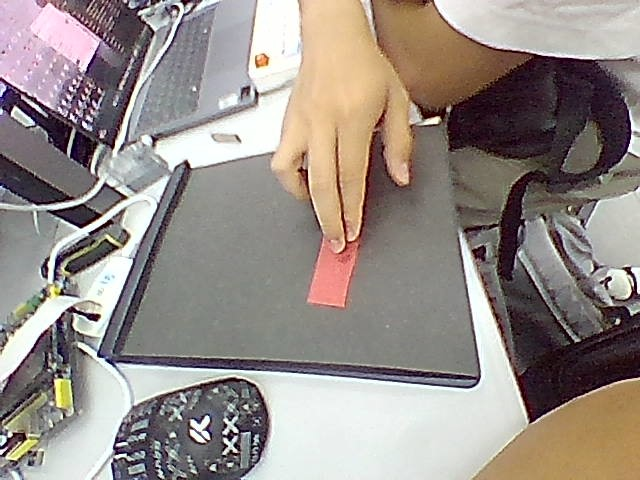
#> input picture Visual/color_block/redcard.yolo26/test/images/img_003_jpg.rf.eZaapoyW0VloXkt6uQg5.jpg, 640 x 480 px
$ python -i detector.py   (imports and definitions only)
#> lines starting #> are read from the running program, lines starting #| are printed output that depends on the picture; after the words box and inside, x2 and y2 are one past the last pixel; in counts of white or black regions, pixels touching at a corner belong together
#> further down, picture is the input picture: shape (480, 640, 3); mean B, G, R 136.1, 141.5, 150.8
"""色块检测 —— HSV 阈值分割 + 形态学去噪 + 质心定位。

为什么用 HSV 而不是 RGB？
    RGB 三个通道都随光照强度变化，阈值很难定；HSV 把"色调"独立成 H 通道，
    同一个色块在亮处和暗处的 H 值几乎不变，只在 V（亮度）上有差异。
    这对摄像头自动曝光变化剧烈的场景至关重要。

为什么用图像矩算质心而不是外接框中心？
    外接框中心（bbox center）对形状敏感：色块被遮挡一角、或被形态学削掉
    一块时，bbox 会被拉偏。而零阶/一阶图像矩算出的质心是"面积加权中心"，
    部分遮挡时仍然稳定。对追踪类应用这是明显更优的选择。
"""

from __future__ import annotations

from dataclasses import dataclass, field
from typing import Iterable, Sequence

import cv2
import numpy as np


# ──────────────────────────────────────────────────────────────────────
# HSV 颜色范围
# ──────────────────────────────────────────────────────────────────────


@dataclass(frozen=True)
class HsvRange:
    """一段 HSV 阈值区间（OpenCV 口径：H 0..179, S 0..255, V 0..255）。"""

    lower: tuple[int, int, int]
    upper: tuple[int, int, int]

    # [5 lines left out: function as_arrays, not called in this run]

    def to_dict(self) -> dict[str, list[int]]:
        return {"lower": list(self.lower), "upper": list(self.upper)}

    # [6 lines left out: function from_dict, not called in this run]


#: 预设色。红色跨越 H=0/180 边界，因此拆成两段 —— 这是 HSV 分割最经典的坑。
PRESET_COLORS: dict[str, list[HsvRange]] = {
    "red": [
        HsvRange((0, 70, 60), (10, 255, 255)),
        HsvRange((170, 70, 60), (180, 255, 255)),
    ],
    "orange": [HsvRange((10, 80, 80), (22, 255, 255))],
    "yellow": [HsvRange((22, 80, 80), (35, 255, 255))],
    "green": [HsvRange((40, 60, 50), (85, 255, 255))],
    "cyan": [HsvRange((85, 60, 50), (98, 255, 255))],
    "blue": [HsvRange((98, 60, 50), (130, 255, 255))],
    "purple": [HsvRange((130, 60, 50), (155, 255, 255))],
    "magenta": [HsvRange((155, 60, 50), (170, 255, 255))],
}

#: 预设色的中文名，供 CLI 提示与文档使用
PRESET_NAMES_ZH: dict[str, str] = {
    "red": "红色",
    "orange": "橙色",
    "yellow": "黄色",
    "green": "绿色",
    "cyan": "青色",
    "blue": "蓝色",
    "purple": "紫色",
    "magenta": "品红",
}


# [7 lines left out: function preset_ranges, not called in this run]


# ──────────────────────────────────────────────────────────────────────
# 检测结果
# ──────────────────────────────────────────────────────────────────────


@dataclass
class Detection:
    """单个色块/目标的检测结果。

    这是两种检测器（HSV 与 YOLO）共用的统一接口 —— 流水线只认这个结构，
    因此换检测算法不需要动流水线一行代码。
    """

    center: tuple[float, float]
    """**二维中心坐标** (x, y)，浮点，单位：图像像素。
    这就是最终要回传给 STM32 的那个值。"""

    bbox: tuple[int, int, int, int]
    """外接矩形，格式为 **(x, y, w, h)** —— 左上角坐标 + 宽高。

    ⚠️ 注意不是 (x1,y1,x2,y2)！这两种约定混用会造成极隐蔽的 bug：
    把 (x,y,w,h) 当成 (x1,y1,x2,y2) 用时，会得到 x2<x1 的非法框 ——
    IoU 恒为 0，画出来则是一个横跨两个角的大矩形。
    需要 xyxy 时请用 :attr:`bbox_xyxy`，不要手工换算。
    """

    area: float
    """面积（像素²）。HSV 是轮廓面积；YOLO 是外接框面积。"""

    contour: np.ndarray = field(repr=False)
    """轮廓点集，供可视化使用。YOLO 会用外接框合成一个矩形轮廓。"""

    score: float | None = None
    """置信度（0~1）。YOLO 会填真实置信度；HSV 无此概念，为 None。"""

    # [10 lines left out: functions bbox_xyxy, bbox_center, not called in this run]

    @property
    def center_int(self) -> tuple[int, int]:
        return (int(round(self.center[0])), int(round(self.center[1])))


# ──────────────────────────────────────────────────────────────────────
# 检测器
# ──────────────────────────────────────────────────────────────────────


class ColorDetector:
    """HSV 色块检测器。

    典型用法::

        detector = ColorDetector.from_preset("red", min_area=400)
        result = detector.detect(frame.image)
        if result is not None:
            print(result.center)
    """

    # [67 lines left out: functions __init__, _odd, from_preset, open, not called in this run]

    def close(self) -> None:
        """空实现 —— HSV 检测器没有需要释放的资源。"""
        self._opened = False

    @property
    def is_open(self) -> bool:
        return self._opened

    def __enter__(self) -> "ColorDetector":
        return self.open()

    def __exit__(self, *_exc) -> None:
        self.close()

    # ── 内部：分割 ──────────────────────────────────────────────────

    # [90 lines left out: functions make_mask, detect_all, detect, not called in this run]

    @staticmethod
    def _centroid(contour: np.ndarray) -> tuple[float, float] | None:
        """用图像矩计算质心；退化情况回退到外接框中心。"""
        moments = cv2.moments(contour)
        m00 = moments.get("m00", 0.0)
        if m00 > 1e-6:
            return (
                float(moments["m10"] / m00),
                float(moments["m01"] / m00),
            )
        # 面积为零的退化轮廓：用点集均值兜底
        points = contour.reshape(-1, 2)
        if len(points) == 0:
            return None
        return (float(points[:, 0].mean()), float(points[:, 1].mean()))

    # ── 可视化 ──────────────────────────────────────────────────────

    # [39 lines left out: functions draw, draw_roi, not called in this run]


# ──────────────────────────────────────────────────────────────────────
# 取色标定辅助
# ──────────────────────────────────────────────────────────────────────


@dataclass
class SampledColor:
    """从图像某区域采样得到的 HSV 统计。"""

    center_hsv: tuple[float, float, float]
    lower: tuple[int, int, int]
    upper: tuple[int, int, int]
    sample_count: int
    ranges: list[HsvRange]

    # [116 lines left out: functions describe, sample_region_color, not called in this run]


def dominant_colored_pixel(image: np.ndarray,
                           saturation_floor: int = 80) -> tuple[int, int] | None:
    """在没有指定采样点时，自动找出画面中"最像彩色物体"的像素坐标。

    策略：对饱和度做阈值，取面积最大的连通域，返回其质心。
    用于标定脚本的 ``--auto`` 模式，省去用户手点坐标。
    """
#> called with saturation_floor = 80
    hsv = cv2.cvtColor(image, cv2.COLOR_BGR2HSV)
#> hsv: shape (480, 640, 3); mean H, S, V 71.6, 46.4, 153.6
    mask = cv2.inRange(
        hsv,
        np.array((0, saturation_floor, 40), dtype=np.uint8),
        np.array((179, 255, 255), dtype=np.uint8),
    )
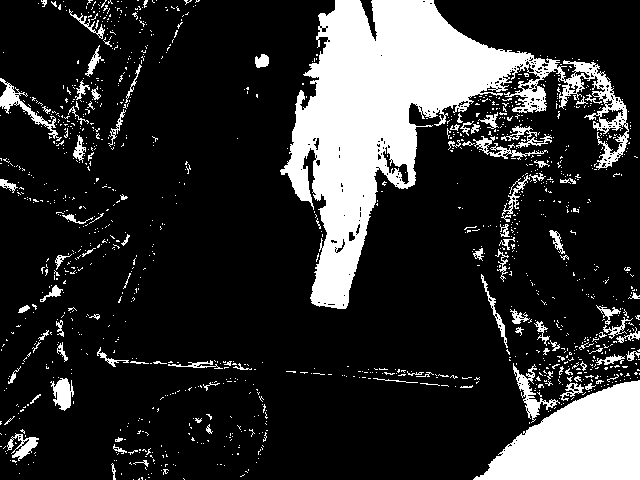
#> mask: shape (480, 640); 18.8% white; 1257 white regions (1158 under 20 px), largest, box (x1, y1, x2, y2) and area: (280, 0, 629, 309) 34954, (473, 380, 640, 480) 10412, (0, 78, 62, 141) 664
    kernel = cv2.getStructuringElement(cv2.MORPH_ELLIPSE, (7, 7))
    mask = cv2.morphologyEx(mask, cv2.MORPH_OPEN, kernel, iterations=2)
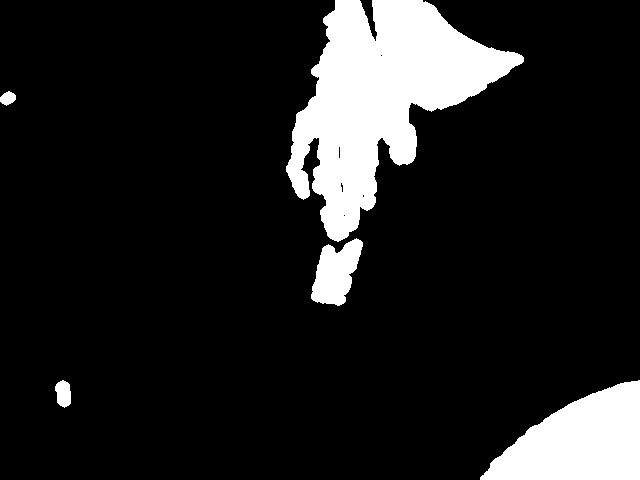
#> mask: shape (480, 640); 13% white; 5 white regions, box (x1, y1, x2, y2) and area: (286, 0, 524, 242) 26810, (480, 380, 640, 480) 10297, (311, 238, 363, 306) 2211, (55, 380, 71, 408) 341, (0, 91, 16, 106) 163
    mask = cv2.morphologyEx(mask, cv2.MORPH_CLOSE, kernel, iterations=2)
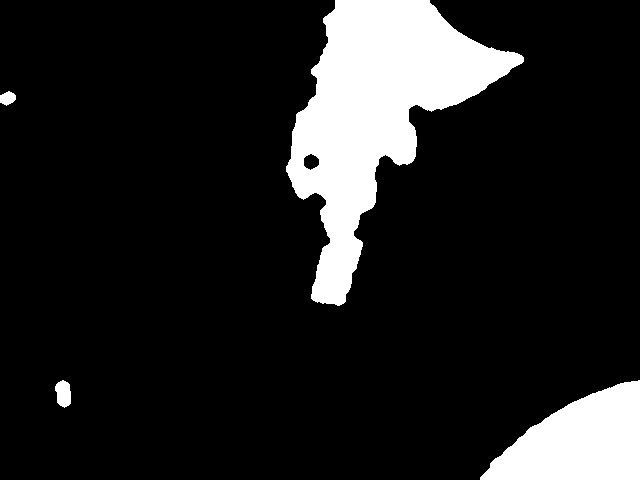
#> mask: shape (480, 640); 13.3% white; 4 white regions

    contours, _ = cv2.findContours(
        mask, cv2.RETR_EXTERNAL, cv2.CHAIN_APPROX_SIMPLE
    )
#> contours = 4 contours; box (x1, y1, x2, y2) and area: (286, 0, 524, 306) 29836, (480, 380, 640, 480) 10090, (55, 380, 71, 408) 308, (0, 91, 16, 106) 146
    if not contours:
        return None

    largest = max(contours, key=cv2.contourArea)
#> largest = contour of 418 points, box (x1, y1, x2, y2) (286, 0, 524, 306), area 29836
    if cv2.contourArea(largest) < 50:
        return None

    center = ColorDetector._centroid(largest)
#> in _centroid, `moments = cv2.moments(contour)`: moments = moments, m00 29836, centre m10/m00, m01/m00 = (375.7, 111.4)
#> in _centroid, `m00 = moments.get("m00", 0.0)`: m00 = 29836
#> center = (375.7, 111.4)
    if center is None:
        return None
    return (int(round(center[0])), int(round(center[1])))

>>> import cv2
>>> picture = cv2.imread('../redcard.yolo26/test/images/img_003_jpg.rf.eZaapoyW0VloXkt6uQg5.jpg')
>>> result = dominant_colored_pixel(picture)
#> result = (376, 111)

$ run again, on Visual/color_block/redcard.yolo26/test/images/img_011_jpg.rf.tQCUptciLi0vlw7Zjy3q.jpg
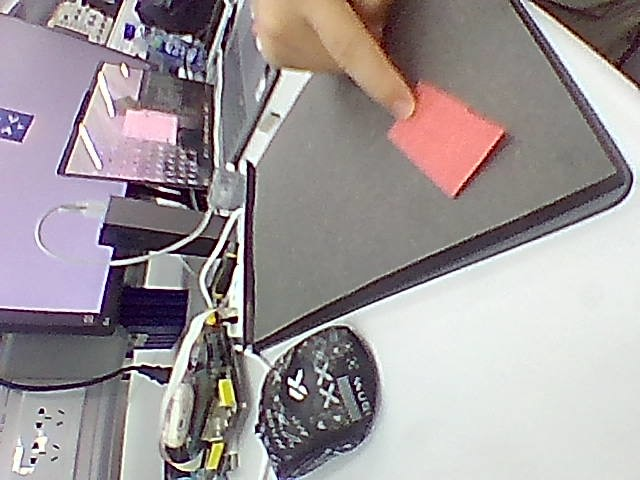
#> input picture Visual/color_block/redcard.yolo26/test/images/img_011_jpg.rf.tQCUptciLi0vlw7Zjy3q.jpg, 640 x 480 px
#> picture is the input picture: shape (480, 640, 3); mean B, G, R 153.7, 151.6, 159.7
#> hsv: shape (480, 640, 3); mean H, S, V 78, 35.2, 163.9
#> in dominant_colored_pixel, `mask = cv2.inRange( hsv, np.array((0, saturation_floor, 40), dtype=np...`:
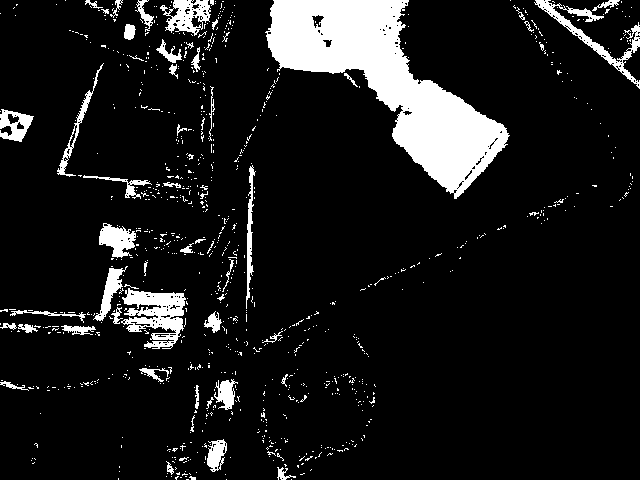
#> mask: shape (480, 640); 10.6% white; 916 white regions (858 under 20 px), largest, box (x1, y1, x2, y2) and area: (265, 0, 510, 199) 18300, (121, 288, 186, 349) 2172, (534, 0, 640, 89) 1391
#> in dominant_colored_pixel, `mask = cv2.morphologyEx(mask, cv2.MORPH_CLOSE, kernel, iterations=2)`:
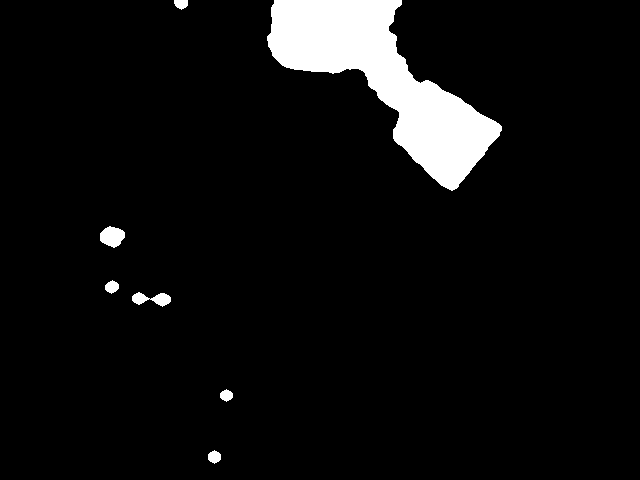
#> mask: shape (480, 640); 6% white; 7 white regions
#> contours = 7 contours; box (x1, y1, x2, y2) and area: (267, 0, 502, 191) 16930, (100, 226, 125, 248) 358, (132, 292, 171, 307) 277, (105, 280, 119, 294) 116, (208, 450, 221, 464) 112, (220, 389, 233, 402) 100, (174, 0, 188, 10) 90
#> largest = contour of 237 points, box (x1, y1, x2, y2) (267, 0, 502, 191), area 16930
#> moments = moments, m00 16930, centre m10/m00, m01/m00 = (383.4, 79.02)
#> m00 = 16930
#> center = (383.4, 79.02)
#> result = (383, 79)

$ run again, on Visual/color_block/redcard.yolo26/test/images/img_014_jpg.rf.2W7SvgM76QxZTce5jBuJ.jpg
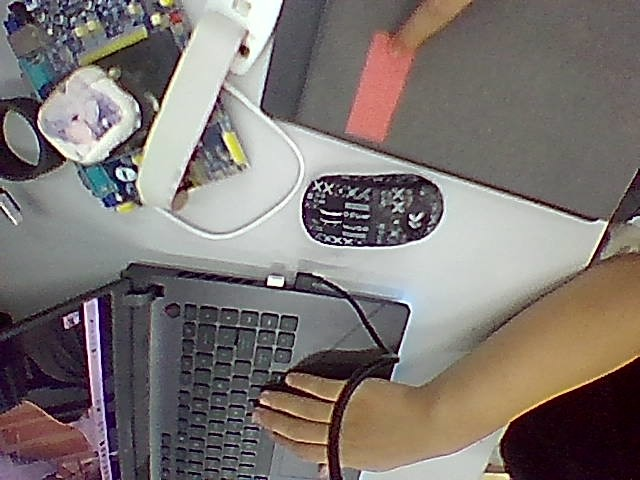
#> input picture Visual/color_block/redcard.yolo26/test/images/img_014_jpg.rf.2W7SvgM76QxZTce5jBuJ.jpg, 640 x 480 px
#> picture is the input picture: shape (480, 640, 3); mean B, G, R 113.5, 116.7, 124.5
#> hsv: shape (480, 640, 3); mean H, S, V 74.1, 53.2, 128.2
#> in dominant_colored_pixel, `mask = cv2.inRange( hsv, np.array((0, saturation_floor, 40), dtype=np...`:
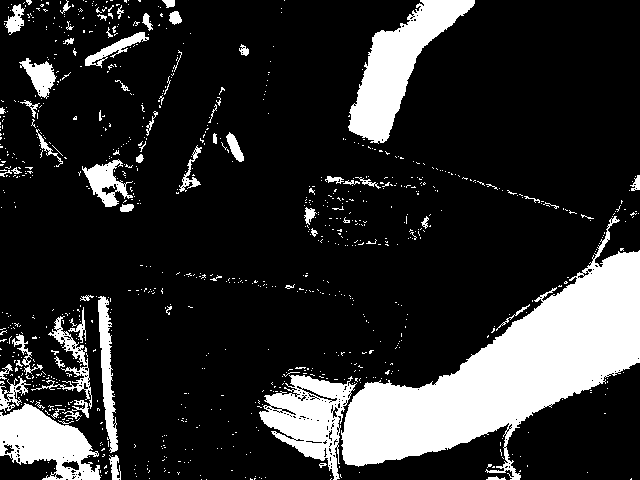
#> mask: shape (480, 640); 18.1% white; 908 white regions (843 under 20 px), largest, box (x1, y1, x2, y2) and area: (341, 216, 640, 480) 28060, (348, 0, 475, 144) 6758, (259, 375, 357, 480) 4818
#> in dominant_colored_pixel, `mask = cv2.morphologyEx(mask, cv2.MORPH_CLOSE, kernel, iterations=2)`:
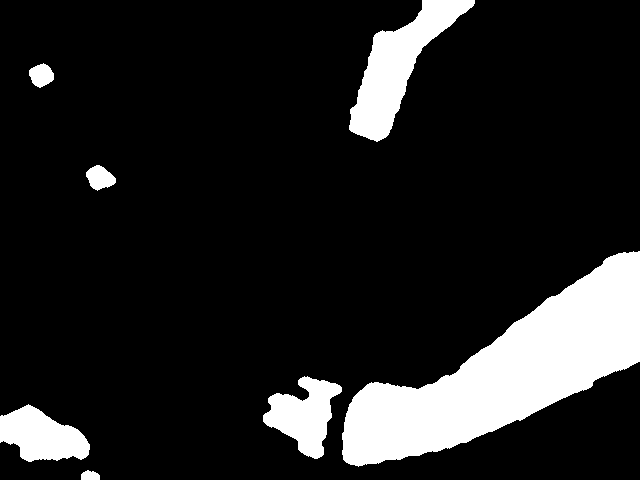
#> mask: shape (480, 640); 13.5% white; 7 white regions
#> contours = 7 contours; box (x1, y1, x2, y2) and area: (342, 251, 640, 467) 26600, (349, 0, 475, 142) 6328, (263, 376, 342, 459) 3356, (0, 404, 90, 462) 3240, (86, 165, 116, 191) 474, (29, 63, 54, 88) 400, (81, 470, 100, 480) 128
#> largest = contour of 420 points, box (x1, y1, x2, y2) (342, 251, 640, 467), area 26600
#> moments = moments, m00 26600, centre m10/m00, m01/m00 = (507.4, 371.2)
#> m00 = 26600
#> center = (507.4, 371.2)
#> result = (507, 371)
